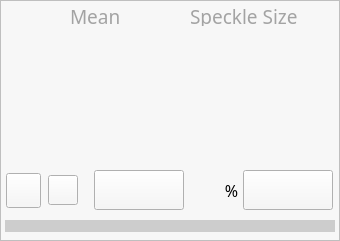
  <widget class="QFrame" name="frame_6">
   <property name="geometry">
    <rect>
     <x>679</x>
     <y>87</y>
     <width>340</width>
     <height>241</height>
    </rect>
   </property>
   <property name="styleSheet">
    <string notr="true">background-color: #f7f7f7;</string>
   </property>
   <property name="frameShape">
    <enum>QFrame::StyledPanel</enum>
   </property>
   <property name="frameShadow">
    <enum>QFrame::Raised</enum>
   </property>
   <widget class="QPushButton" name="Button_Monitoring_Start">
    <property name="geometry">
     <rect>
      <x>94</x>
      <y>170</y>
      <width>90</width>
      <height>40</height>
     </rect>
    </property>
    <property name="styleSheet">
     <string notr="true">QPushButton {
	border-image: url(:/Icon/start.png);
}

QPushButton:pressed {
	border-image: url(:/Icon/start_pressed.png);
}</string>
    </property>
    <property name="text">
     <string/>
    </property>
   </widget>
   <widget class="QProgressBar" name="Progressbar_1">
    <property name="geometry">
     <rect>
      <x>5</x>
      <y>220</y>
      <width>330</width>
      <height>12</height>
     </rect>
    </property>
    <property name="styleSheet">
     <string notr="true">QProgressBar {
    background-color: #cdcdcd;
    border-radius: 10px;
    text-align: Center;
	font: 75 15pt &quot;Arial&quot;;
}

QProgressBar::chunk {
    background-color: #81d0bc;
    border-radius: 10px;
    width: 10px;
}
</string>
    </property>
    <property name="value">
     <number>0</number>
    </property>
    <property name="textVisible">
     <bool>false</bool>
    </property>
    <property name="orientation">
     <enum>Qt::Horizontal</enum>
    </property>
   </widget>
   <widget class="QLabel" name="Information_1">
    <property name="geometry">
     <rect>
      <x>188</x>
      <y>170</y>
      <width>35</width>
      <height>40</height>
     </rect>
    </property>
    <property name="font">
     <font>
      <family>NanumSquare</family>
      <pointsize>12</pointsize>
     </font>
    </property>
    <property name="text">
     <string/>
    </property>
    <property name="alignment">
     <set>Qt::AlignCenter</set>
    </property>
   </widget>
   <widget class="QLabel" name="label_5">
    <property name="geometry">
     <rect>
      <x>221</x>
      <y>180</y>
      <width>21</width>
      <height>20</height>
     </rect>
    </property>
    <property name="font">
     <font>
      <family>NanumSquare</family>
      <pointsize>12</pointsize>
     </font>
    </property>
    <property name="text">
     <string>%</string>
    </property>
    <property name="alignment">
     <set>Qt::AlignCenter</set>
    </property>
   </widget>
   <widget class="QPushButton" name="Button_Monitoring_Stop">
    <property name="geometry">
     <rect>
      <x>243</x>
      <y>170</y>
      <width>90</width>
      <height>40</height>
     </rect>
    </property>
    <property name="styleSheet">
     <string notr="true">QPushButton {
	border-image: url(:/Icon/stop.png);
}

QPushButton:pressed {
	border-image: url(:/Icon/stop_pressed.png);
}</string>
    </property>
    <property name="text">
     <string/>
    </property>
   </widget>
   <widget class="QLabel" name="Label_temp3_5">
    <property name="geometry">
     <rect>
      <x>190</x>
      <y>6</y>
      <width>111</width>
      <height>20</height>
     </rect>
    </property>
    <property name="font">
     <font>
      <family>Nanum square</family>
      <pointsize>14</pointsize>
      <weight>9</weight>
      <italic>false</italic>
      <bold>false</bold>
     </font>
    </property>
    <property name="styleSheet">
     <string notr="true">font: 75 14pt &quot;Nanum square&quot;;
color: #a3a3a3;
</string>
    </property>
    <property name="text">
     <string>Speckle Size</string>
    </property>
    <property name="alignment">
     <set>Qt::AlignLeading|Qt::AlignLeft|Qt::AlignVCenter</set>
    </property>
   </widget>
   <widget class="QLabel" name="Label_ALI_3">
    <property name="geometry">
     <rect>
      <x>42</x>
      <y>97</y>
      <width>110</width>
      <height>30</height>
     </rect>
    </property>
    <property name="styleSheet">
     <string notr="true">border-image: url(:/Icon/mea_sel_off_box.png) 4;
border-width: 2;
font: 75 14pt &quot;Nanum square&quot;;</string>
    </property>
    <property name="text">
     <string/>
    </property>
    <property name="alignment">
     <set>Qt::AlignCenter</set>
    </property>
    <property name="indent">
     <number>0</number>
    </property>
   </widget>
   <widget class="QLabel" name="Label_temp3_11">
    <property name="geometry">
     <rect>
      <x>70</x>
      <y>6</y>
      <width>51</width>
      <height>20</height>
     </rect>
    </property>
    <property name="font">
     <font>
      <family>Nanum square</family>
      <pointsize>14</pointsize>
      <weight>9</weight>
      <italic>false</italic>
      <bold>false</bold>
     </font>
    </property>
    <property name="styleSheet">
     <string notr="true">font: 75 14pt &quot;Nanum square&quot;;
color: #a3a3a3;</string>
    </property>
    <property name="text">
     <string>Mean </string>
    </property>
    <property name="alignment">
     <set>Qt::AlignLeading|Qt::AlignLeft|Qt::AlignVCenter</set>
    </property>
   </widget>
   <widget class="QLabel" name="label_Expose_12">
    <property name="geometry">
     <rect>
      <x>9</x>
      <y>131</y>
      <width>25</width>
      <height>25</height>
     </rect>
    </property>
    <property name="styleSheet">
     <string notr="true">border-image: url(:/Icon/no44.png);</string>
    </property>
    <property name="text">
     <string/>
    </property>
   </widget>
   <widget class="QLabel" name="Label_ALI_4">
    <property name="geometry">
     <rect>
      <x>42</x>
      <y>130</y>
      <width>110</width>
      <height>30</height>
     </rect>
    </property>
    <property name="styleSheet">
     <string notr="true">border-image: url(:/Icon/mea_sel_off_box.png) 4;
border-width: 2;
font: 75 14pt &quot;Nanum square&quot;;</string>
    </property>
    <property name="text">
     <string/>
    </property>
    <property name="alignment">
     <set>Qt::AlignCenter</set>
    </property>
    <property name="indent">
     <number>0</number>
    </property>
   </widget>
   <widget class="QLabel" name="Label_ALI_2">
    <property name="geometry">
     <rect>
      <x>42</x>
      <y>64</y>
      <width>110</width>
      <height>30</height>
     </rect>
    </property>
    <property name="styleSheet">
     <string notr="true">border-image: url(:/Icon/mea_sel_off_box.png) 4;
border-width: 2;
font: 75 14pt &quot;Nanum square&quot;;</string>
    </property>
    <property name="text">
     <string/>
    </property>
    <property name="alignment">
     <set>Qt::AlignCenter</set>
    </property>
    <property name="indent">
     <number>0</number>
    </property>
   </widget>
   <widget class="QLabel" name="label_Expose_2">
    <property name="geometry">
     <rect>
      <x>9</x>
      <y>33</y>
      <width>25</width>
      <height>25</height>
     </rect>
    </property>
    <property name="styleSheet">
     <string notr="true">border-image: url(:/Icon/no11.png);</string>
    </property>
    <property name="text">
     <string/>
    </property>
   </widget>
   <widget class="QLabel" name="Label_SS_1">
    <property name="geometry">
     <rect>
      <x>159</x>
      <y>30</y>
      <width>171</width>
      <height>30</height>
     </rect>
    </property>
    <property name="styleSheet">
     <string notr="true">border-image: url(:/Icon/mea_sel_off_box.png) 4;
border-width: 2;
font: 75 14pt &quot;Nanum square&quot;;</string>
    </property>
    <property name="text">
     <string/>
    </property>
    <property name="alignment">
     <set>Qt::AlignCenter</set>
    </property>
    <property name="indent">
     <number>0</number>
    </property>
   </widget>
   <widget class="QLabel" name="Label_ALI_1">
    <property name="geometry">
     <rect>
      <x>42</x>
      <y>30</y>
      <width>110</width>
      <height>30</height>
     </rect>
    </property>
    <property name="styleSheet">
     <string notr="true">border-image: url(:/Icon/mea_sel_off_box.png) 4;
border-width: 2;
font: 75 14pt &quot;Nanum square&quot;;</string>
    </property>
    <property name="text">
     <string/>
    </property>
    <property name="alignment">
     <set>Qt::AlignCenter</set>
    </property>
    <property name="indent">
     <number>0</number>
    </property>
   </widget>
   <widget class="QLabel" name="Label_SS_4">
    <property name="geometry">
     <rect>
      <x>159</x>
      <y>130</y>
      <width>171</width>
      <height>30</height>
     </rect>
    </property>
    <property name="styleSheet">
     <string notr="true">border-image: url(:/Icon/mea_sel_off_box.png) 4;
border-width: 2;
font: 75 14pt &quot;Nanum square&quot;;</string>
    </property>
    <property name="text">
     <string/>
    </property>
    <property name="alignment">
     <set>Qt::AlignCenter</set>
    </property>
    <property name="indent">
     <number>0</number>
    </property>
   </widget>
   <widget class="QLabel" name="Label_SS_3">
    <property name="geometry">
     <rect>
      <x>159</x>
      <y>97</y>
      <width>171</width>
      <height>30</height>
     </rect>
    </property>
    <property name="styleSheet">
     <string notr="true">border-image: url(:/Icon/mea_sel_off_box.png) 4;
border-width: 2;
font: 75 14pt &quot;Nanum square&quot;;</string>
    </property>
    <property name="text">
     <string/>
    </property>
    <property name="alignment">
     <set>Qt::AlignCenter</set>
    </property>
    <property name="indent">
     <number>0</number>
    </property>
   </widget>
   <widget class="QLabel" name="label_Expose_10">
    <property name="geometry">
     <rect>
      <x>9</x>
      <y>65</y>
      <width>25</width>
      <height>25</height>
     </rect>
    </property>
    <property name="styleSheet">
     <string notr="true">border-image: url(:/Icon/no22.png);</string>
    </property>
    <property name="text">
     <string/>
    </property>
   </widget>
   <widget class="QLabel" name="Label_SS_2">
    <property name="geometry">
     <rect>
      <x>159</x>
      <y>64</y>
      <width>171</width>
      <height>30</height>
     </rect>
    </property>
    <property name="styleSheet">
     <string notr="true">border-image: url(:/Icon/mea_sel_off_box.png) 4;
border-width: 2;
font: 75 14pt &quot;Nanum square&quot;;</string>
    </property>
    <property name="text">
     <string/>
    </property>
    <property name="alignment">
     <set>Qt::AlignCenter</set>
    </property>
    <property name="indent">
     <number>0</number>
    </property>
   </widget>
   <widget class="QLabel" name="label_Expose_11">
    <property name="geometry">
     <rect>
      <x>9</x>
      <y>98</y>
      <width>25</width>
      <height>25</height>
     </rect>
    </property>
    <property name="styleSheet">
     <string notr="true">border-image: url(:/Icon/no33.png);</string>
    </property>
    <property name="text">
     <string/>
    </property>
   </widget>
   <widget class="QPushButton" name="Button_Autocalibration">
    <property name="geometry">
     <rect>
      <x>6</x>
      <y>173</y>
      <width>35</width>
      <height>35</height>
     </rect>
    </property>
    <property name="styleSheet">
     <string notr="true">QPushButton {
	border-image: url(:/Icon/calibration.png);
}

QPushButton:pressed {
	border-image: url(:/Icon/calibration_pressed.png);
}







</string>
    </property>
    <property name="text">
     <string/>
    </property>
   </widget>
   <widget class="QPushButton" name="Button_Autocalibration_Load">
    <property name="geometry">
     <rect>
      <x>48</x>
      <y>175</y>
      <width>30</width>
      <height>30</height>
     </rect>
    </property>
    <property name="styleSheet">
     <string notr="true">QPushButton {
	border-image: url(:/Icon/dataload.png);
}

QPushButton:pressed {
	border-image: url(:/Icon/dataload_pressed.png);
}</string>
    </property>
    <property name="text">
     <string/>
    </property>
   </widget>
  </widget>
